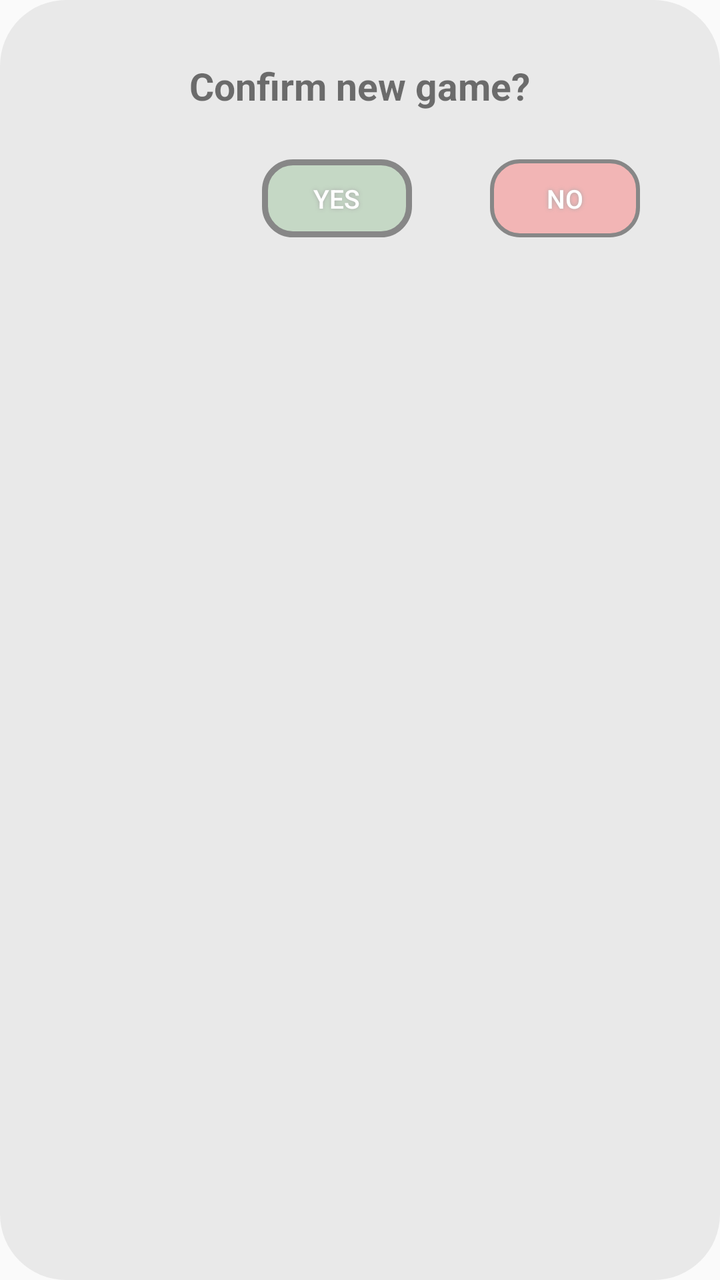
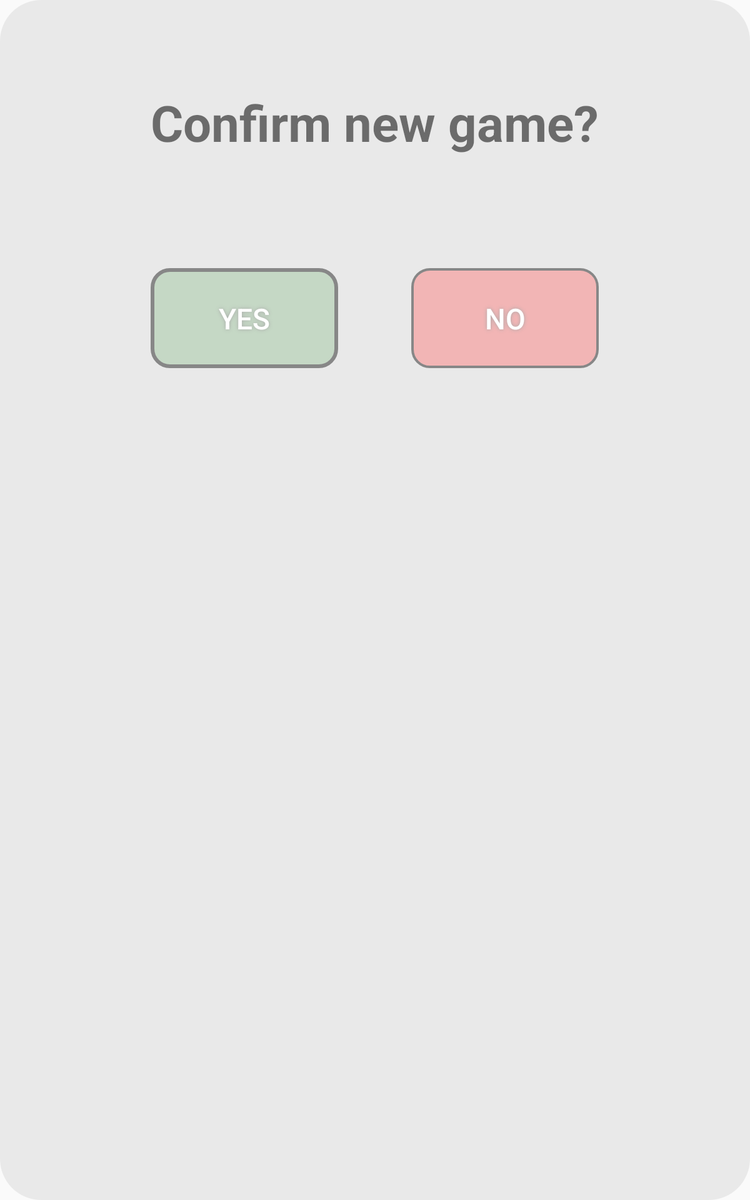

The same Android screen from two of the app's own layout files: first res/layout/ as a phone draws it, then the repository's variant for another configuration, drawn on a device whose configuration selects that folder. Both files follow.
<!-- AndroidManifest.xml: application theme Theme.AppCompat.Light.NoActionBar -->
<!-- res/layout/new_game_layout.xml -->
<?xml version="1.0" encoding="utf-8"?>
<RelativeLayout xmlns:android="http://schemas.android.com/apk/res/android"
    android:layout_width="match_parent"
    android:layout_height="match_parent"
    android:background="@drawable/dialog_bg">

    <TextView
        android:id="@+id/new_game"
        android:layout_width="wrap_content"
        android:layout_height="wrap_content"
        android:layout_gravity="center"
        android:gravity="bottom|center"
        android:text="@string/confirmNewGame"
        android:textStyle="bold"
        android:textSize="19sp"
        android:layout_centerHorizontal="true"
        android:layout_marginTop="20dp" />

    <Button
        android:layout_width="75dp"
        android:layout_height="39dp"
        android:text="@string/yesBtn"
        android:id="@+id/buttonYes"
        android:textSize="13sp"
        android:textColor="#FFFFFF"
        android:background="@drawable/buttonshapeyes"
        android:shadowColor="#A8A8A8"
        android:shadowDx="0"
        android:shadowDy="0"
        android:shadowRadius="5"

        android:layout_alignTop="@+id/buttonCancel"
        android:layout_toStartOf="@+id/buttonCancel"
        android:layout_marginEnd="39dp" />

    <Button
        android:layout_width="75dp"
        android:layout_height="39dp"
        android:text="@string/cancelBtn"
        android:textSize="13sp"
        android:id="@+id/buttonCancel"
        android:textColor="#FFFFFF"
        android:background="@drawable/buttonshapecancel"
        android:shadowColor="#A8A8A8"
        android:shadowDx="0"
        android:shadowDy="0"
        android:shadowRadius="5"


        android:layout_below="@+id/new_game"
        android:layout_alignParentEnd="true"
        android:layout_marginEnd="30dp"
        android:layout_marginTop="24dp" />
</RelativeLayout>
<!-- resources referenced by this layout -->
<resources>
  <!-- drawable buttonshapecancel (drawable) -->
  <?xml version="1.0" encoding="utf-8"?>
  <shape xmlns:android="http://schemas.android.com/apk/res/android" android:shape="rectangle" >
      <corners
          android:radius="14dp"
          />
      <solid
          android:color="#66FF6666"
          />
      <padding
          android:left="0dp"
          android:top="0dp"
          android:right="0dp"
          android:bottom="0dp"
          />
      <size
          android:width="270dp"
          android:height="60dp"
          />
      <stroke
          android:width="2dp"
          android:color="#878787"
          />
  </shape>
  <!-- drawable buttonshapeyes (drawable) -->
  <?xml version="1.0" encoding="utf-8"?>
  <shape xmlns:android="http://schemas.android.com/apk/res/android" android:shape="rectangle" >
      <corners
          android:radius="14dp"
          />
      <solid
          android:color="#6690BE90"
          />
      <padding
          android:left="0dp"
          android:top="0dp"
          android:right="0dp"
          android:bottom="0dp"
          />
      <size
          android:width="270dp"
          android:height="60dp"
          />
      <stroke
          android:width="3dp"
          android:color="#878787"
          />
  </shape>
  <!-- drawable dialog_bg (drawable) -->
  <?xml version="1.0" encoding="utf-8"?>
  <shape xmlns:android="http://schemas.android.com/apk/res/android"
  
      >
      <solid
          android:color="#cce5e5e5"/>
      <corners
          android:radius="33dp" />
      <padding
          android:left="10dp"
          android:top="10dp"
          android:right="10dp"
          android:bottom="10dp" />
  </shape>
  <string name="cancelBtn">NO</string>
  <string name="confirmNewGame">Confirm new game?</string>
  <string name="yesBtn">YES</string>
</resources>
<!-- res/layout-large/new_game_layout.xml (the repository's variant of the layout above) -->
<!-- drawn on a 7-inch tablet held upright -->
<?xml version="1.0" encoding="utf-8"?>
<RelativeLayout xmlns:android="http://schemas.android.com/apk/res/android"
    android:layout_width="match_parent"
    android:layout_height="match_parent"
    android:background="@drawable/dialog_bg">

    <TextView
        android:id="@+id/new_game"
        android:layout_width="wrap_content"
        android:layout_height="wrap_content"
        android:layout_gravity="center"
        android:gravity="bottom|center"
        android:text="@string/confirmNewGame"

        android:textStyle="bold"
        android:textSize="40sp"
        android:layout_centerHorizontal="true"
        android:layout_marginTop="61dp" />

    <Button
        android:layout_width="150dp"
        android:layout_height="80dp"
        android:text="@string/yesBtn"
        android:id="@+id/buttonYes"
        android:textSize="23sp"
        android:layout_alignBottom="@+id/buttonCancel"
        android:layout_alignStart="@+id/new_game"
        android:layout_marginTop="90dp"

        android:textColor="#FFFFFF"
        android:background="@drawable/buttonshapeyes"
        android:shadowColor="#A8A8A8"
        android:shadowDx="0"
        android:shadowDy="0"
        android:shadowRadius="5"

        />

    <Button
        android:layout_width="150dp"
        android:layout_height="80dp"
        android:text="@string/cancelBtn"
        android:id="@+id/buttonCancel"
        android:textSize="23sp"
        android:layout_marginTop="90dp"
        android:layout_below="@+id/new_game"
        android:layout_alignEnd="@+id/new_game"

        android:textColor="#FFFFFF"
        android:background="@drawable/buttonshapecancel"
        android:shadowColor="#A8A8A8"
        android:shadowDx="0"
        android:shadowDy="0"
        android:shadowRadius="5"
        />
</RelativeLayout>
